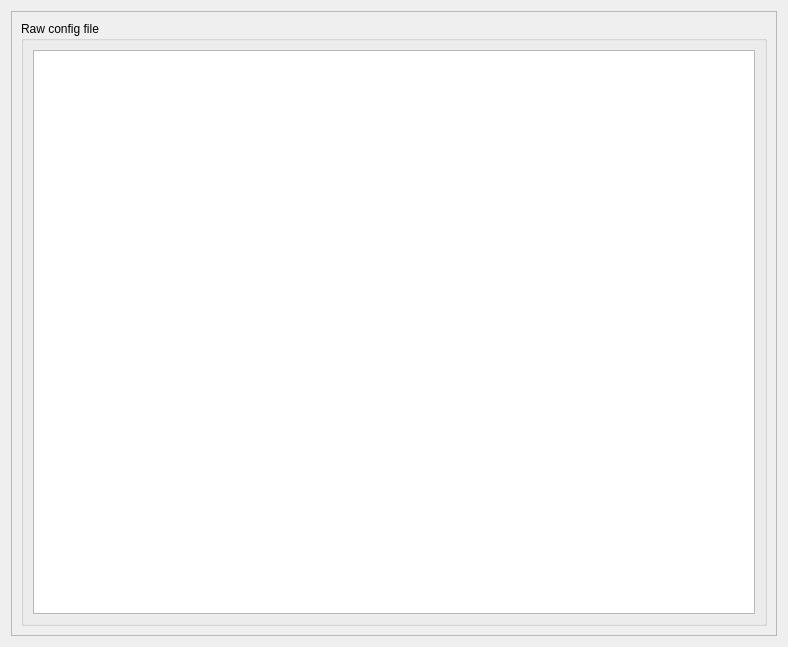
<?xml version="1.0" encoding="UTF-8"?>
<ui version="4.0">
 <class>Form</class>
 <widget class="QWidget" name="Form">
  <property name="geometry">
   <rect>
    <x>0</x>
    <y>0</y>
    <width>788</width>
    <height>647</height>
   </rect>
  </property>
  <property name="windowTitle">
   <string>Form</string>
  </property>
  <layout class="QVBoxLayout" name="verticalLayout">
   <item>
    <widget class="QScrollArea" name="scroll_area">
     <property name="widgetResizable">
      <bool>true</bool>
     </property>
     <widget class="QWidget" name="scrollAreaWidgetContents">
      <property name="geometry">
       <rect>
        <x>0</x>
        <y>0</y>
        <width>768</width>
        <height>627</height>
       </rect>
      </property>
      <layout class="QVBoxLayout" name="verticalLayout_3">
       <item>
        <widget class="QGroupBox" name="raw_grp">
         <property name="title">
          <string>Raw config file</string>
         </property>
         <layout class="QVBoxLayout" name="verticalLayout_2">
          <item>
           <widget class="QPlainTextEdit" name="config_edit">
            <property name="minimumSize">
             <size>
              <width>400</width>
              <height>300</height>
             </size>
            </property>
            <property name="readOnly">
             <bool>true</bool>
            </property>
           </widget>
          </item>
         </layout>
        </widget>
       </item>
      </layout>
     </widget>
    </widget>
   </item>
  </layout>
 </widget>
 <resources/>
 <connections/>
</ui>
